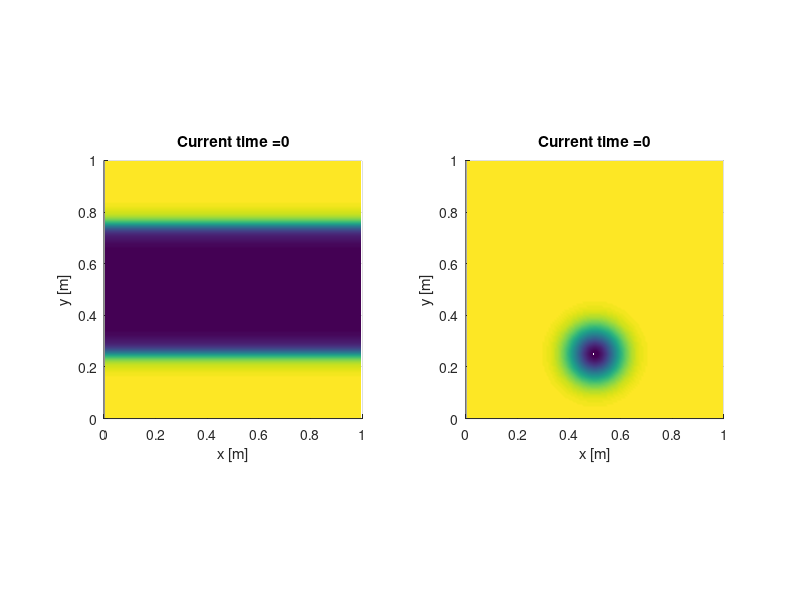

Recreate this plot in MATLAB. (Note: this script raises an error after producing the figure.)
% SIMPLE scheme for the incompressible Navier-Stokes equations
clear;
% close all;
global Nx Ny dt dx dy nu g beta uLid T0 TB lambda xb yb;

set(0, 'DefaultLineLineWidth', 1.25,'defaultAxesXGrid','on','defaultAxesYGrid','on');

% model parameters
nu     = 1e-5;     % kinematic viscosity
uLid   = 1;        % x-velocity of the lid
g      = 9.8;      % acceleration due to the gravity
beta   = 0;        % beta = dT/drho in the Boussinesq approximation
T0     = 0;        % reference temperature
TB     = 0;        % temperature at the boundary
lambda = nu;  % heat conduction coefficient

% computational domain
xL = 0;
xR = 1;
yL = 0;
yR = 1;

Nx = 128;
Ny = 128;

dx = (xR - xL)/Nx;
dy = (yR - yL)/Ny;

x = linspace(xL,xR,Nx+1);     % coordinates of the cell edges
y = linspace(yL,yR,Ny+1);     % coordinates of the cell edges

xb = linspace(xL+dx/2,xR-dx/2,Nx);    % coordinates of the barycenters of the cells
yb = linspace(yL+dy/2,yR-dy/2,Ny);    % coordinates of the barycenters of the cells


t = 0;
tend = 3;
CFL = 0.95;      % CFL number for the explicit step (step number 2)

% initial coditions
u = zeros(Nx+1,Ny);     % x-component of the velocity (blue in the lecture)
v = zeros(Nx,Ny+1);     % y-component of the velocity (green in the lecture)

ub = zeros(Nx,Ny);      % barycenter u-velocty (only for ploting)
vb = zeros(Nx,Ny);      % barycenter v-velocty (only for ploting)

P = zeros(Nx,Ny);       % the pressure in the barycenters (red)

% 
rhs = zeros(Nx,Ny);     % right-hand side for the pressure Poisson eq.
Id = eye(Nx*Ny);

%% Initial data for the double shear layer
u1 = 0.5;
u2 =-0.5;
um = (u1-u2)/2;
L = 0.025;
% u
for j = 1:Ny
    if (yb(j) <= 0.25)
        u(:,j) = u1 - um*exp(( yb(j)-0.25 )/L);
    elseif(yb(j)<0.5 && yb(j) >= 0.25)
        u(:,j) = u2 + um*exp((-yb(j)+0.25 )/L);
    elseif(yb(j)<0.75 && yb(j) >= 0.5)
        u(:,j) = u2 + um*exp(( yb(j)-0.75 )/L);
    elseif(yb(j)<1.0 && yb(j) >= 0.75)
        u(:,j) = u1 - um*exp((-yb(j)+0.75 )/L);
    end
end
% v
for j = 1:Ny+1
    v(:,j) = 1e-2*sin(4*pi*xb(:));
end
%
T = u(1:Nx,:);  % passive scalar
for i=1:Nx
    for j=1:Ny
        T(i,j)=T0-exp(-( (xb(i)-0.50)^2 + (yb(j)-0.25)^2 )/0.1^2 ); 
    end
end

%%

% fig1 = figure;
% set(gcf,'Position',[100 100 1050 500])
    uc = 0.5*( u(2:Nx+1,:) + u(1:Nx,:) );
    vc = 0.5*( v(:,2:Ny+1) + v(:,1:Ny) );
    subplot(1,2,1)
    s = surf(xb,yb,uc','EdgeColor','none','FaceColor','interp');
    view([0 90]) % position the camera, vision angle
    hold on 
%     quiver(xb,yb,uc',vc','k');
    title(strcat('Current time = ',num2str(t)))
    xlabel('x [m]')
    ylabel('y [m]')
%     Z0 = get(s,'ZData');
%     set(s,'ZData',Z0 - 10)
    axis square;
    hold off

    subplot(1,2,2)
    s = surf(xb,yb,T','EdgeColor','none','FaceColor','interp');
    view([0 90]) % position the camera, vision angle
    hold on 
%     quiver(xb,yb,uc',vc','k');
    title(strcat('Current time = ',num2str(t)))
    xlabel('x [m]')
    ylabel('y [m]')
%     Z0 = get(s,'ZData');
%     set(s,'ZData',Z0 - 10)
    axis square;
    hold off
     
% time loop
for n=1:100000000
    % compute the time step dt:
    umax = max( max( abs(u) ) );
    vmax = max( max( abs(v) ) );
    if max(umax,vmax) < 1e-5
        dt = 1e-3;
    else
        dt = CFL/( umax/dx + vmax/dy + 2*nu*(1/dx^2 + 1/dy^2) );
    end
    
    if (t + dt > tend)
        dt = tend - t;
    end
    if (t >= tend)
        break
    end

    % *** STEP 1 ***
    Pstar = P;      % initial guess for the pressure

    % *** STEP 2 ***
    [ustar,vstar] = MomentumConvectionDiffusion(u,v,T);      % update ustar, vstar (convection + diffusion)
    [ustar,vstar] = MomentumPressureGrad(ustar,vstar,Pstar); % update ustar,vstar (add the pressure gradient)
    
    % *** STEP 3 ***
    rhs = DivVelocityStar(ustar,vstar);     % compute divergence of the (ustar,vstar)
    [Pprime,CGerr,CGiter] = CG_matrix_free(rhs);           % solve the Poisson equation for the Pprime

    % *** STEP 4 ***
    [u,v] = DivFreeVelocityCorrection(u,v,ustar,vstar,Pprime);
    divuv = (u(2:Nx+1,:) - u(1:Nx,:))/dx + (v(:,2:Ny+1) - v(:,1:Ny))/dy;

    P = Pstar + Pprime;     % update the pressure
    T = TemperatureConvectionDiffusion(u,v,T);               % update Temperature (convection + diffusion)

   
    t = t + dt;   % advance time
%% Plot part
    % vorticity (only z-component is non-zero) 
    omegaz = vorticity(u,v,Nx,Ny,dx,dy);
    % for plotting only, average the velocities into the barybenter points
    ub = 0.5*(u(2:Nx+1,:)+u(1:Nx,:));
    vb = 0.5*(v(:,2:Ny+1)+v(:,1:Ny));
    hold off
    %
    subplot(1,2,1)
%     hold off
    s1 = surf(x,y,omegaz','EdgeColor','none','FaceColor','interp');
    view([0 90]) % position the camera, vision angle
%     hold on 
%     quiver(xb,yb,uc',vc','k');
    title(strcat('Current time = ',num2str(t)))
    xlabel('x [m]')
    ylabel('y [m]')
%     Z0 = get(s,'ZData');
%     set(s,'ZData',Z0 - 10)
    axis square;

    subplot(1,2,2)
%     hold off
    s2 = surf(xb,yb,T','EdgeColor','none','FaceColor','interp');
    view([0 90]) % position the camera, vision angle
%     hold on 
%     quiver(xb,yb,uc',vc','k');
    title(strcat('Current time = ',num2str(t)))
    xlabel('x [m]')
    ylabel('y [m]')
%     Z0 = get(s,'ZData');
%     set(s,'ZData',Z0 - 10)
    axis square;

   
    pause(0.001)
end

% plot streamlines :
nlines = 5;
startx = linspace(0.62,0.99,nlines);
starty = linspace(0.75,0.975,nlines);

% fig2 = figure('Position',[16,268,399,300]);
% view(2)
% s.EdgeColor = 'none';
% colorbar;
% hold on
Z0 = get(s,'ZData');
set(s,'ZData',Z0 - 1.1);
stream = streamline(xb,yb,ub',vb',startx,starty,[0.5]);
set(stream,'Color','#EDB120');

% plot 1D cuts:
fig2 = figure('Position',[926 483 909 369]);
subplot(1,2,1)
plot(ub(Nx/2,:)',yb)
grid on
xlabel('u velocity')
ylabel('y')

subplot(1,2,2)
plot(xb,vb(:,Ny/2))
grid on
xlabel('x')
ylabel('v velocity')



